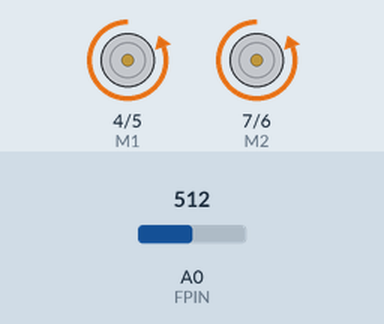
A sketch run on a simulated Arduino Uno, built with avr-gcc and run on an emulated ATmega328P. Shown: direction and speed pins drawn as motors (green arrow = direction pin HIGH = forward, orange = LOW = backward, longer = more drive). The test bench sets the inputs (shaded band); at power-on: A0 (FPIN) = 512.

Above: at 1.2 s.
1.3 s: A0 (FPIN) set to 236
At 3.9 s:
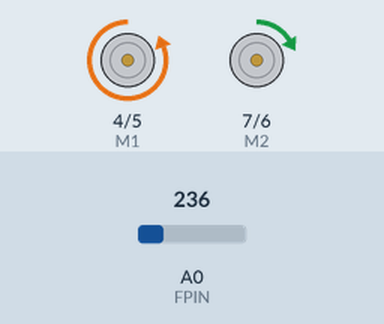
4.3 s: A0 (FPIN) set to 215
6.7 s: A0 (FPIN) set to 410
8.2 s: A0 (FPIN) set to 425
At 11.1 s:
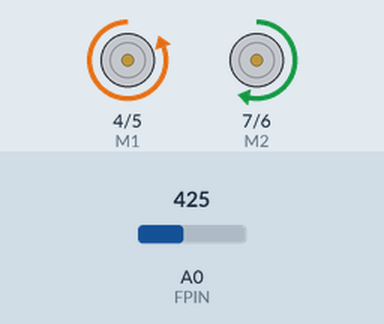
11.2 s: A0 (FPIN) set to 306
At 14.0 s:
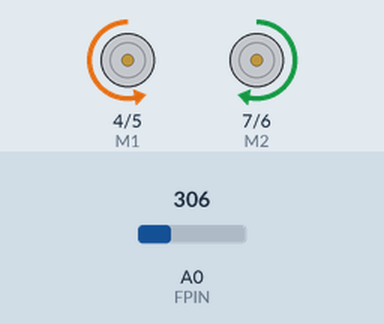
14.2 s: A0 (FPIN) set to 511
At 14.8 s:
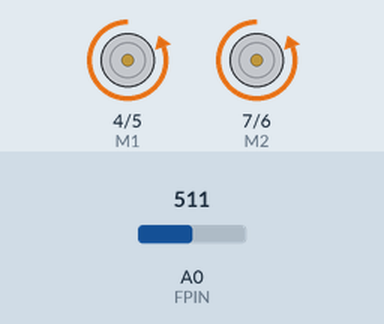
Timing chart, 0 to 18.2 s (numbered marks = the images above; inputs shaded):
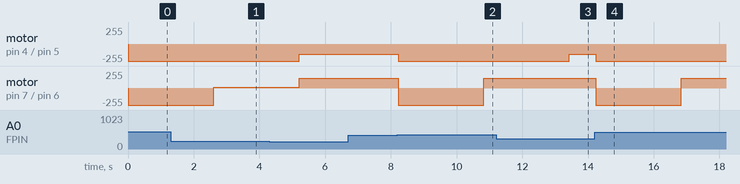

The sketch:

lab3-activity5-group2.ino
```cpp
const byte FPIN = 0;

int f_val = 0;
double dist = 0;

int E1 = 5; // Left wheel PWM pin (must be a PWM pin)
int M1 = 4; // Left wheel direction digital pin
int E2 = 6; // Right wheel PWM pin (must be a PWM pin)
int M2 = 7; // Right wheel direction digital pin

void setup()
{
    pinMode(M1, OUTPUT); // Configure pin M1 for output
    pinMode(M2, OUTPUT); // Configure pin M2 for output
    Serial.begin(9600);
}

void loop()
{
    f_val = analogRead(FPIN);
    dist = 129*exp(-0.00516*f_val);
    int u; // A variable for the motor PWM command [0-255]

    // Play with this code to write open loop commands to the wheel motors

    if (dist < 15){
     for (u = 0; u <= 250; u += 10)// wheels spin slow
    {
        // Tell the motor driver board what to do
        digitalWrite(M1, LOW);  // Drive forward (left wheels)
        digitalWrite(M2, LOW); // Drive forward (right wheels)
        analogWrite(E1, 255);     // PWM speed command (left wheels)
        analogWrite(E2, 255);     // PWM speed command (right wheels)
        f_val = analogRead(FPIN);
        dist = 129*exp(-0.00516*f_val);
        // Brief delay (perhaps not necessary)
        if (dist > 40) break;
        delay(100);

    }
    for (u = 0; u <= 255; u += 10)// wheels spin slow
    {
        // Tell the motor driver board what to do
        digitalWrite(M1, LOW);  // Drive forward (left wheels)
        digitalWrite(M2, HIGH); // Drive forward (right wheels)
        analogWrite(E1, 255);     // PWM speed command (left wheels)
        analogWrite(E2, 10);

        // Brief delay (perhaps not necessary)

        delay(100);
    }

    } else{
        u = 150;
        // Tell the motor driver board what to do
        //FWD motion
        digitalWrite(M1, LOW);  // Drive forward (left wheels)
        digitalWrite(M2, HIGH); // Drive forward (right wheels)
        analogWrite(E1, u);     // PWM speed command (left wheels)
        analogWrite(E2, u);     // PWM speed command (right wheels)

        // Brief delay (perhaps not necessary)

        delay(100);

    }

//
//    //Clkws Dir
//    for (u = 0; u <= 250; u += 5)// wheels spin slow
//    {
//        // Tell the motor driver board what to do
//        digitalWrite(M1, LOW);  // Drive forward (left wheels)
//        digitalWrite(M2, LOW); // Drive forward (right wheels)
//        analogWrite(E1, u);     // PWM speed command (left wheels)
//        analogWrite(E2, u);     // PWM speed command (right wheels)
//
//        // Brief delay (perhaps not necessary)
//
//        delay(100);
//    }
//
//    //Bckwd dir
//    for (u = 0; u <= 255; u += 5)// wheels spin slow
//    {
//        // Tell the motor driver board what to do
//        digitalWrite(M1, HIGH);  // Drive forward (left wheels)
//        digitalWrite(M2, LOW); // Drive forward (right wheels)
//        analogWrite(E1, u);     // PWM speed command (left wheels)
//        analogWrite(E2, u);     // PWM speed command (right wheels)
//
//        // Brief delay (perhaps not necessary)
//
//        delay(100);
//    }
//
//    //CClkws dir
//    for (u = 0; u <= 230 ;u += 5)// wheels spin slow
//    {
//        // Tell the motor driver board what to do
//        digitalWrite(M1, HIGH);  // Drive forward (left wheels)
//        digitalWrite(M2, HIGH); // Drive forward (right wheels)
//        analogWrite(E1, u);     // PWM speed command (left wheels)
//        analogWrite(E2, u);     // PWM speed command (right wheels)
//
//        // Brief delay (perhaps not necessary)
//
//        delay(100);
//    }
//
//    //Clockwise circle with forward drive
//
//    for (u = 0; u <= 255; u += 5)// wheels spin slow
//    {
//        // Tell the motor driver board what to do
//        digitalWrite(M1, LOW);  // Drive forward (left wheels)
//        digitalWrite(M2, HIGH); // Drive forward (right wheels)
//        analogWrite(E1, 255);     // PWM speed command (left wheels)
//        analogWrite(E2, 100);
//
//        // Brief delay (perhaps not necessary)
//
//        delay(100);
//    }
//
//     //Clockwise circle with forward drive
//
//
//
//
}
```

Measured:
- the behaviour switches between 417 and 418 on A0 (FPIN) (found by bisection; images 1 and 2)
- after the input at 6.7 s, every drawn part: stays the same
- after the input at 8.2 s, motor on pin 4 (M1) / pin 5 (E1): backward 150/255 → backward 255/255 at once; motor on pin 7 (M2) / pin 6 (E2): forward 150/255 → backward 255/255 at once, → forward 150/255 2.6 s later
- after the input at 11.2 s, motor on pin 4 (M1) / pin 5 (E1): backward 255/255 → backward 150/255 after 2.2 s; motor on pin 7 (M2) / pin 6 (E2): stays forward 150/255 (without the input it goes to backward 255/255 after 2.2 s)
- after the input at 14.2 s, motor on pin 4 (M1) / pin 5 (E1): backward 150/255 → backward 255/255 at once; motor on pin 7 (M2) / pin 6 (E2): forward 150/255 → backward 255/255 at once, → forward 150/255 2.6 s later
